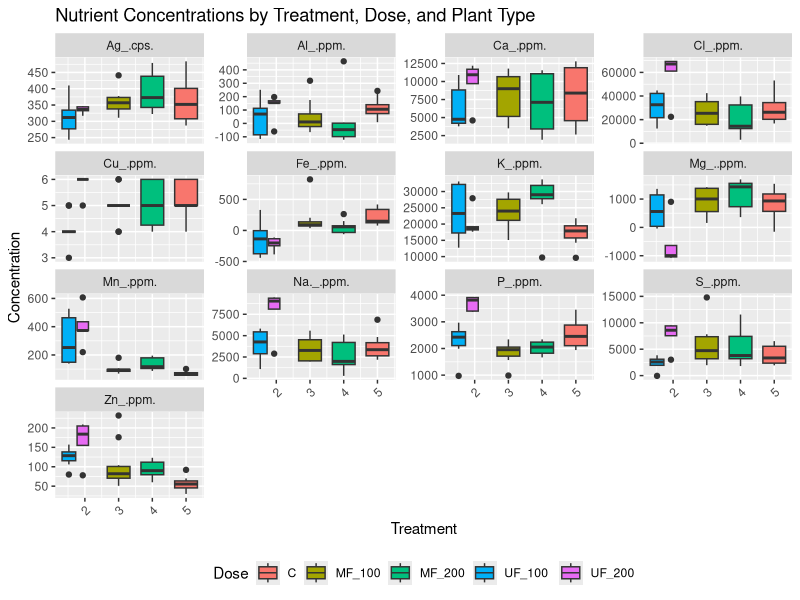
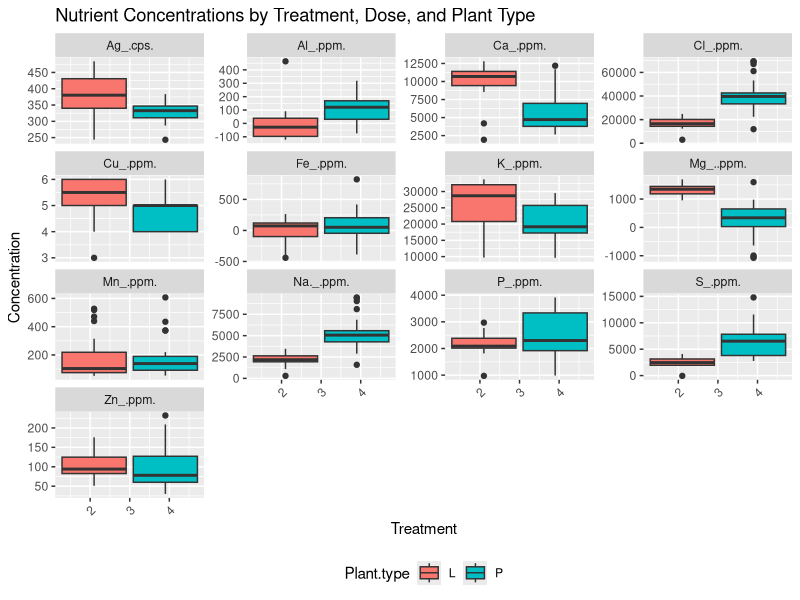
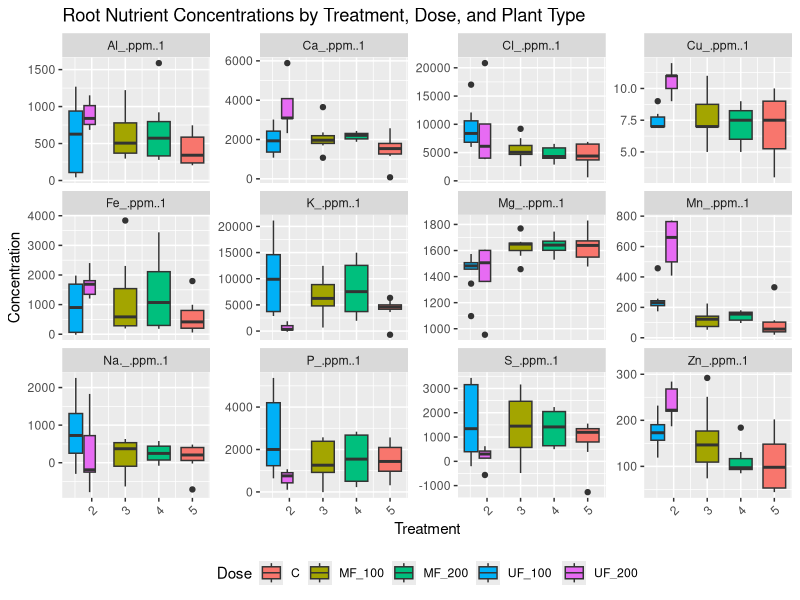
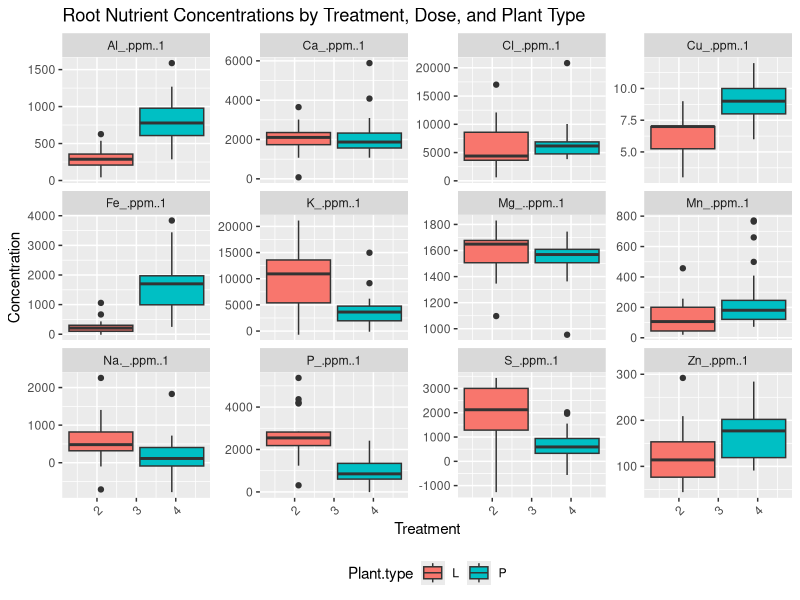

Write the R code that produced these figures, in order.

library(tidyverse)
library(ggplot2)

# Set the working directory
setwd("C:/Users/90958427/OneDrive - Western Sydney University/Niraj Pot Experiment/Modified Data File")

# Read the CSV file
XRF_data <- read.csv("xrf_Nutrients_analysis_exp1_final.csv")

# View the first few rows to verify data was read correctly
head(XRF_data)
# Reshape the dataset into long format
XRF_long <- XRF_data %>%
  gather(key = "Nutrient", value = "Concentration", 
         Na._.ppm., Mg_..ppm., Al_.ppm., P_.ppm., K_.ppm., Ca_.ppm., 
         Fe_.ppm., Cl_.ppm., Ag_.cps., Cu_.ppm., Mn_.ppm., S_.ppm., Zn_.ppm.)

# View the reshaped data
head(XRF_long)
# Create a faceted boxplot for all nutrients
ggplot(XRF_long, aes(x = Treatment, y = Concentration, fill = Dose)) + 
  geom_boxplot() + 
  facet_wrap(~ Nutrient, scales = "free_y") +
  labs(title = "Nutrient Concentrations by Treatment, Dose, and Plant Type", 
       x = "Treatment", 
       y = "Concentration") +
  theme(axis.text.x = element_text(angle = 45, hjust = 1), 
        legend.position = "bottom")
# Create a faceted boxplot for all nutrients, colored by Plant.type
ggplot(XRF_long, aes(x = Treatment, y = Concentration, fill = Plant.type)) + 
  geom_boxplot() + 
  facet_wrap(~ Nutrient, scales = "free_y") +
  labs(title = "Nutrient Concentrations by Treatment, Dose, and Plant Type", 
       x = "Treatment", 
       y = "Concentration") +
  theme(axis.text.x = element_text(angle = 45, hjust = 1), 
        legend.position = "bottom")
# Reshape the root nutrient dataset into long format
XRF_root_long <- XRF_data %>%
  gather(key = "Nutrient", value = "Concentration", 
         Na._.ppm..1, Mg_..ppm..1, Al_.ppm..1, P_.ppm..1, K_.ppm..1, 
         Ca_.ppm..1, Fe_.ppm..1, Cl_.ppm..1, Cu_.ppm..1, Mn_.ppm..1, 
         S_.ppm..1, Zn_.ppm..1)

# View the reshaped data
head(XRF_root_long)
# Create a faceted boxplot for all root nutrients
ggplot(XRF_root_long, aes(x = Treatment, y = Concentration, fill = Dose)) + 
  geom_boxplot() + 
  facet_wrap(~ Nutrient, scales = "free_y") +
  labs(title = "Root Nutrient Concentrations by Treatment, Dose, and Plant Type", 
       x = "Treatment", 
       y = "Concentration") +
  theme(axis.text.x = element_text(angle = 45, hjust = 1), 
        legend.position = "bottom")
# Create a faceted boxplot for all root nutrients, colored by Plant.type
ggplot(XRF_root_long, aes(x = Treatment, y = Concentration, fill = Plant.type)) + 
  geom_boxplot() + 
  facet_wrap(~ Nutrient, scales = "free_y") +
  labs(title = "Root Nutrient Concentrations by Treatment, Dose, and Plant Type", 
       x = "Treatment", 
       y = "Concentration") +
  theme(axis.text.x = element_text(angle = 45, hjust = 1), 
        legend.position = "bottom")
# Load necessary libraries
library(tidyverse)
library(car)
library(emmeans)
library(ggplot2)

# Setting the working directory (adjust this to your correct path)
setwd("C:/Users/90958427/OneDrive - Western Sydney University/Niraj Pot Experiment/Modified Data File")

# Reading the CSV file
XRF_data <- read.csv("xrf_Nutrients_analysis_exp1_final.csv") 

# List of Leaf Foliage nutrients
leaf_nutrients <- c("Na._.ppm.", "Mg_..ppm.", "Al_.ppm.", "P_.ppm.", "K_.ppm.", 
                    "Ca_.ppm.", "Fe_.ppm.", "Cl_.ppm.", "Cu_.ppm.", "Mn_.ppm.", 
                    "S_.ppm.", "Zn_.ppm.")

# Perform statistical analysis for each nutrient
for (nutrient in leaf_nutrients) {
  # Fit the linear model
  model <- lm(as.formula(paste(nutrient, "~ Plant.type * Treatment * Dose")), data = XRF_data)
  
  # Summary of the model
  print(paste("Summary for", nutrient))
  print(summary(model))
  
  # ANOVA to test the significance of effects
  print(paste("ANOVA for", nutrient))
  print(Anova(model, type = "II"))
}
# List of Root nutrients
root_nutrients <- c("Na._.ppm..1", "Mg_..ppm..1", "Al_.ppm..1", "P_.ppm..1", "K_.ppm..1", 
                    "Ca_.ppm..1", "Fe_.ppm..1", "Cl_.ppm..1", "Cu_.ppm..1", "Mn_.ppm..1", 
                    "S_.ppm..1", "Zn_.ppm..1")

# Perform statistical analysis for each nutrient
for (nutrient in root_nutrients) {
  # Fit the linear model
  model <- lm(as.formula(paste(nutrient, "~ Plant.type * Treatment * Dose")), data = XRF_data)
  
  # Summary of the model
  print(paste("Summary for", nutrient))
  print(summary(model))
  
  # ANOVA to test the significance of effects
  print(paste("ANOVA for", nutrient))
  print(Anova(model, type = "II"))
}
